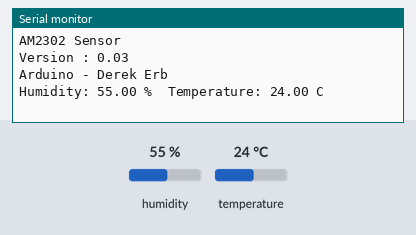
A sketch run on a simulated Arduino Uno, built with avr-gcc and run on an emulated ATmega328P. On the bench: the last lines printed to the serial monitor. Inputs (shaded band) come from the test bench; at power-on: humidity 55 %, temperature 24 °C.

Above: at 9.2 s.
9.3 s: humidity set to 22 %
At 11.9 s:
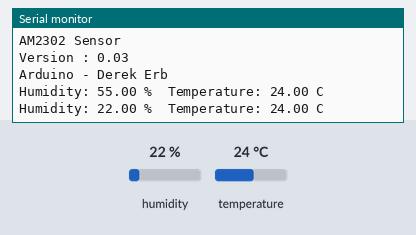
12.9 s: temperature set to 12 °C
At 14.4 s:
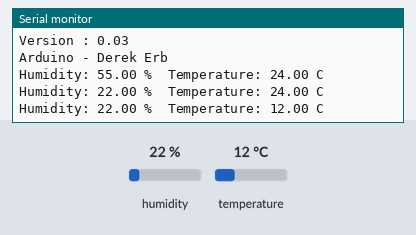
16.5 s: humidity set to 40 %
At 18.1 s:
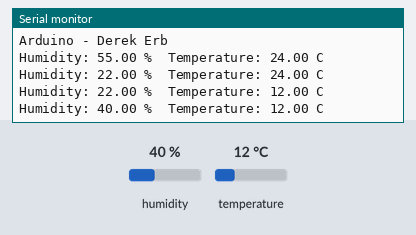
Timing chart, 0 to 19.6 s (numbered marks = the images above; inputs shaded):
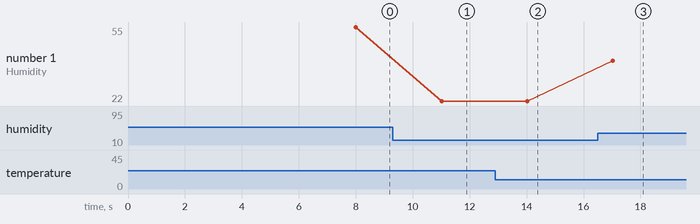

The sketch:

pj40_sensorDHT22.ino
```cpp
/*
  AM2302 Temperature / Humidity Sensor (DHT22)

  Current Code
  Created by Derek Erb 30/01/2013
  Modified 30/01/2013

  Requirement : Arduino + AM2302 sensor connected to pin 2

  DHT Library from:
  https://github.com/adafruit/DHT-sensor-library
  v0.03 Delays and formatting
  v0.02 Delay 3 seconds between readings
*/

#include "DHT.h"          // DHT & AM2302 library

// Version number
const float fVerNum = 0.03;

// Data pin connected to AM2302
#define DHTPIN 2

#define DHTTYPE DHT22       // DHT 22  (AM2302)

DHT dht(DHTPIN, DHTTYPE);   // LED pins

//////////////////////////////////////////////////////
//
// SETUP
//
void setup() {
  // Setup serial monitor
  Serial.begin(9600);

  // Wait 3 seconds
  delay(3000);

  Serial.println(F("\nAM2302 Sensor"));
  Serial.print(F("Version : "));
  Serial.println(fVerNum);
  Serial.println(F("Arduino - Derek Erb\n"));
  delay(5000);

  dht.begin();
}


void loop() {

  // Reading temperature or humidity takes about 250 milliseconds!
  // Sensor readings may also be up to 2 seconds 'old' (its a very slow sensor)
  float h = dht.readHumidity();
  float t = dht.readTemperature();

  // check if returns are valid, if they are NaN (not a number) then something went wrong!
  if (isnan(t) || isnan(h)) {
    Serial.println(F("Failed to read from DHT"));
  }
  else {
    Serial.print(F("Humidity: "));
    Serial.print(h);
    Serial.print(F(" %\t"));
    Serial.print(F("Temperature: "));
    Serial.print(t);
    Serial.println(F(" C"));
  }

  // Wait 3 seconds
  delay(3000);
}
```

Measured:
- after the input at 9.3 s, the serial monitor: prints a new line after 1.7 s (image 1)
- after the input at 12.9 s, the serial monitor: prints a new line after 1.1 s (image 2)
- after the input at 16.5 s, the serial monitor: prints a new line after 0.53 s (image 3)
- plotted number 1: 55 → 22 after the input at 9.3 s, 22 → 40 after the input at 16.5 s
